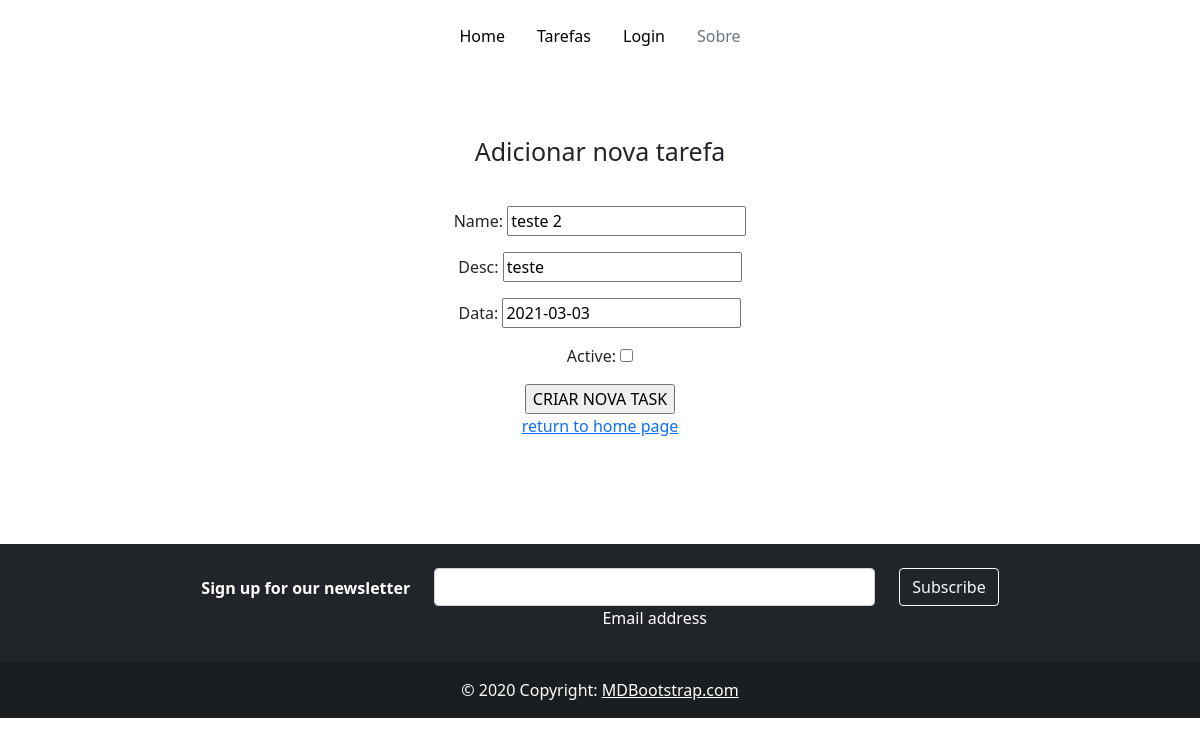
Screenshot of /edit/17/ with the database file from the repository.
### tasks/models.py (models this page shows, shortened)
class Task(models.Model):
    id = models.BigAutoField(primary_key=True)
    name = models.CharField(max_length=100)
    desc = models.CharField(max_length=300)
    data = models.DateTimeField(null=False)
    active = models.BooleanField(default=False)

### tasks/views.py (the view)
# urls.py: path('edit/<int:pk>/', edit, name='edit'),
def edit(request, pk):
    data = {}
    data['db'] = Task.objects.get(pk=pk)
    data['form'] = TaskForm(instance=data['db'])
    return render(request, 'form.html', data)

### tasks/forms.py
class TaskForm(forms.ModelForm):
    class Meta:
        model = Task
        fields = ('name', 'desc', 'data', 'active',)
        widgets = {
            'data': DateInput()
        }

### templates/form.html (shortened to what this page needs)
{% extends 'base.html' %}
{% load static %}
{% block content %}
    <section id="header">
        <h1>Adicionar nova tarefa</h1>
        <form  id="form" action="{% if db %}/update/{{db.id}}/{%else%}/create/{% endif %}" method="post">
            {{form.as_p}}
            <input type="submit" value="CRIAR NOVA TASK">
        </form>
        <a href="/lista">return to home page</a>
    </section>
{% endblock %}

### static/css/base.css (style rules this page uses)
#header { width: 100%; height: 70vh; position: absolute; text-align: center; }
#header h1 { font-size: 25px; margin-top: 10vh; margin-bottom: 5vh; }

### rows the page displays
Task: name "teste 2", desc "teste", data "2021-03-03"
